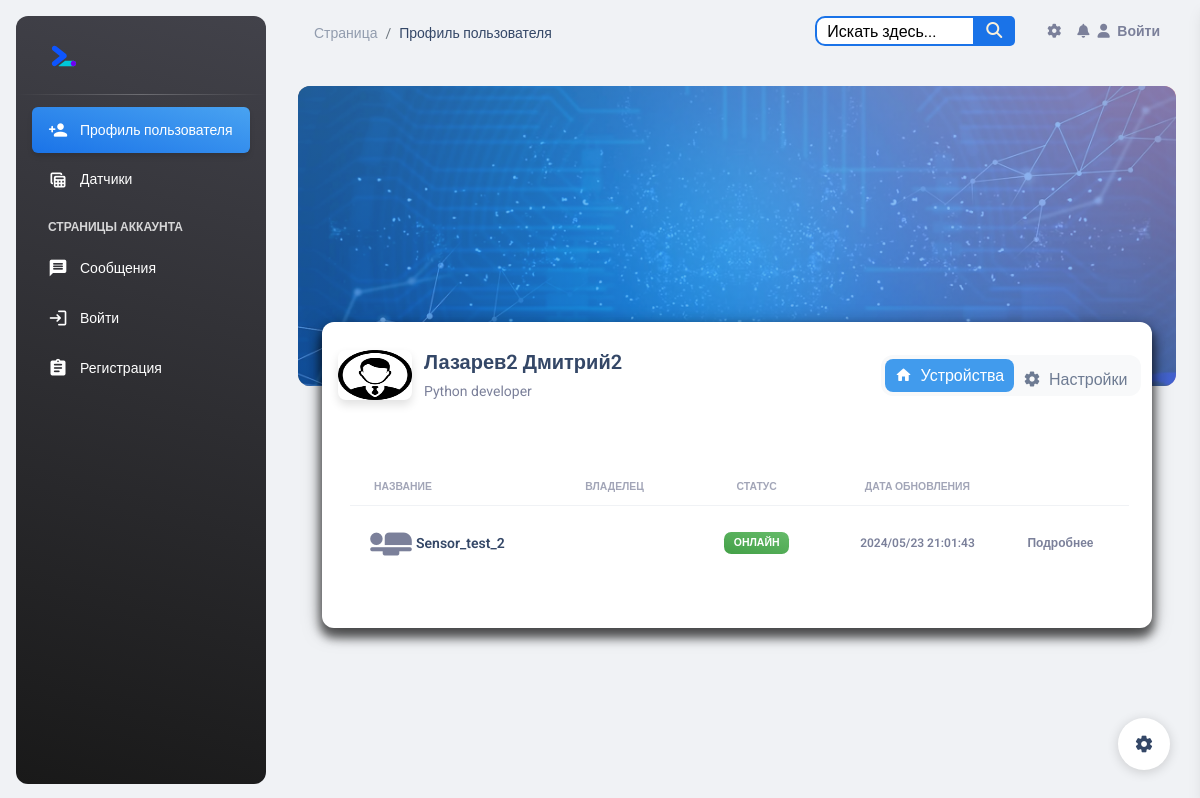
The app's page /profiles/lazarev_test2/ with its own data.
### account/models.py (models this page shows, shortened)
class Profile(models.Model):
    id = models.AutoField(primary_key=True)
    user = models.OneToOneField(User, verbose_name="Пользователь", on_delete=models.CASCADE)
    name = models.CharField(max_length=25, verbose_name="Имя", blank=True)
    surnames = models.CharField(max_length=25, verbose_name="Фамилия", blank=True)
    sensor = models.ManyToManyField(Sensor, verbose_name="Датчик", blank=True)
    work_phone = models.CharField(null=True, verbose_name="Рабочий телефон", blank=True, max_length=20)
    email = models.EmailField(max_length=40, verbose_name="Электронная почта", blank=True)
    photo = models.ImageField(upload_to='users/%Y/%m/%d', blank=True, verbose_name="Фото",
                              default='../static/img/default.png')
    slug = models.SlugField("URL", max_length=50, blank=True)
    last_activity = models.DateTimeField(verbose_name="Последняя активность", default=timezone.now)
    class Meta:
        verbose_name = 'Профиль'
        verbose_name_plural = 'Профиля'

### esp_sensor/models.py (models this page shows, shortened)
class Sensor(models.Model):
    id = models.AutoField(primary_key=True)
    name = models.CharField('Имя датчика', max_length=100, unique=True)
    slug = models.SlugField(max_length=255, unique=True, db_index=True, verbose_name="URL")
    description = models.TextField('Описание', blank=True)
    owner = models.CharField("Владелец", max_length=100, blank=True)
    date_added = models.DateTimeField('Дата добавления', auto_now=True)
    country = models.ManyToManyField(Country, blank=True, verbose_name='Страна')
    city = models.ManyToManyField(City, blank=True, verbose_name='Город')
    inclusions = models.IntegerField("Количество включений", default=0)
    power = models.IntegerField(default=0, blank=True, verbose_name='Мощность %',
                                validators=[MinValueValidator(0), MaxValueValidator(100)])
    watt = models.IntegerField("Потребление мощности Ватт", default=0)
    volt = models.IntegerField("Электрическое напряжение Вольт", default=0)
    work = models.BooleanField('Онлайн', default=True)
    blocked = models.BooleanField('Заблокирован', default=False)
    start = models.BooleanField('Старт', default=False)
    temperature = models.FloatField('Температура', default=0)
    fan_speed = models.IntegerField('Скорость кулера', default=0)
    ip_address = models.CharField('IP Адрес', max_length=15, blank=True)
    mac_address = models.CharField('MAC Адрес', max_length=20, blank=True)
    confirmed = models.BooleanField('Подтвержден администратором', default=False)
    version = models.CharField('Версия прошивки', max_length=15, blank=True)
    processing_time = models.FloatField('Время обработки (мс)', null=True, blank=True)
    def is_blocked(self):
        return self.blocked
    class Meta:
        verbose_name = 'Датчик'
        verbose_name_plural = 'Датчики'

### profiles/views.py (the view)
# urls.py: path('<slug:slug>/', views.ProfileDetailView.as_view(), name='profile_detail'),
class ProfileDetailView(DetailView):
    model = Profile
    template_name = 'profile/profile_detail.html'
    context_object_name = 'profile'
    slug_field = 'slug'

### templates/profile/profile_detail.html (shortened to what this page needs)
{% include 'base.html' %}
{% load static %}
<body class="g-sidenav-show bg-gray-200">
<aside class="sidenav navbar navbar-vertical navbar-expand-xs border-0 border-radius-xl my-3 fixed-start ms-3   bg-gradient-dark"
       id="sidenav-main">
    <div class="sidenav-header">
        <a class="navbar-brand m-0" href="{% url 'sensor_list' %}">
            <img src="{% static 'img/google-webdev.svg' %}" class="navbar-brand-img h-100"
                 alt="main_logo">
        </a>
    </div>
    <hr class="horizontal light mt-0 mb-2">
    <div class="collapse navbar-collapse  w-auto " id="sidenav-collapse-main">
        <ul class="navbar-nav">
            <li class="nav-item">
                <a class="nav-link text-white active bg-gradient-info">
                    <div class="text-white text-center me-2 d-flex align-items-center justify-content-center">
                        <i class="material-icons opacity-10">person_add</i>
                    </div>
                    <span class="nav-link-text ms-1">Профиль пользователя</span>
                </a>
            </li>
            <li class="nav-item">
                <a class="nav-link text-white" href="{% url 'sensor_list' %}">
                    <div class="text-white text-center me-2 d-flex align-items-center justify-content-center">
                        <i class="material-icons opacity-10">table_view</i>
                    </div>
                    <span class="nav-link-text ms-1">Датчики</span>
                </a>
            </li>
            <li class="nav-item mt-3">
                <h6 class="ps-4 ms-2 text-uppercase text-xs text-white font-weight-bolder opacity-8">Страницы
                    аккаунта {{ user.username }}</h6>
            </li>
            <li class="nav-item">
                <a class="nav-link text-white " href="{% url 'chats' %}">
                    <div class="text-white text-center me-2 d-flex align-items-center justify-content-center">
                        <i class="material-icons opacity-10">message</i>
                    </div>
                    <span class="nav-link-text ms-1">Сообщения</span>
                </a>
            </li>
            {% if user.is_authenticated %}
                <li class="nav-item">
                    <a class="nav-link text-white " href='{% url 'logout' %}'>
                        <div class="text-white text-center me-2 d-flex align-items-center justify-content-center">
                            <i class="material-icons opacity-10">login</i>
                        </div>
                        <span class="nav-link-text ms-1">Выйти</span>
                    </a>
                </li>
            {% else %}
                <li class="nav-item">
                    <a class="nav-link text-white " href='{% url 'login' %}'>
                        <div class="text-white text-center me-2 d-flex align-items-center justify-content-center">
                            <i class="material-icons opacity-10">login</i>
                        </div>
                        <span class="nav-link-text ms-1">Войти</span>
                    </a>
                </li>
                <li class="nav-item">
                    <a class="nav-link text-white " href="{% url 'register' %}">
                        <div class="text-white text-center me-2 d-flex align-items-center justify-content-center">
                            <i class="material-icons opacity-10">assignment</i>
                        </div>
                        <span class="nav-link-text ms-1">Регистрация</span>
                    </a>
                </li>
            {% endif %}
        </ul>
    </div>
</aside>
<div class="main-content position-relative max-height-vh-100 h-100">
    <nav class="navbar navbar-main navbar-expand-lg px-0 mx-4 shadow-none border-radius-xl" id="navbarBlur"
         data-scroll="true">
        <div class="container-fluid py-1 px-3">
            <nav aria-label="breadcrumb">
                <ol class="breadcrumb bg-transparent mb-0 pb-0 pt-1 px-0 me-sm-6 me-5">
                    <li class="breadcrumb-item text-sm"><a class="opacity-5 text-dark" href="{% url 'sensor_list' %}">Страница</a>
                    <li class="breadcrumb-item text-sm text-dark active" aria-current="page">Профиль пользователя</li>
                </ol>
            </nav>
            {% include 'include/navbar.html' %}
        </div>
    </nav>
    <div class="container-fluid px-2 px-md-4">
        <div class="page-header min-height-300 border-radius-xl mt-4"
             style="background-image: url({% static 'img/tekhnologichnyi-fon-170.webp' %});">
            <span class="mask  bg-gradient-info  opacity-6"></span>
        </div>
        <div class="card card-body mx-3 mx-md-4 mt-n6">
            <div class="row gx-4 mb-2">
                <div class="col-auto">
                    <div class="avatar avatar-xl position-relative">
                    <img src="{{ profile.photo.url }}" alt="profile_image"
                         class="w-100 border-radius-lg shadow-sm" height="50">
                </div>
                </div>
                <div class="col-auto my-auto">
                    <div class="h-100">
                        <h5 class="mb-1">
                            {{ profile.surnames }} {{ profile.name }}
                        </h5>
                        <p class="mb-0 font-weight-normal text-sm">
                            Python developer
                        </p>
                    </div>
                </div>
                <div class="col-lg-4 col-md-6 my-sm-auto ms-sm-auto me-sm-0 mx-auto mt-3">
                    <div class="nav-wrapper position-relative end-0">
                        <ul class="tabs nav nav-pills nav-fill p-1" role="tablist">
                            <li class="active nav-item">
                                <a class="nav-link mb-0 px-0 py-1" data-bs-toggle="tab" href="javascript:;"
                                   role="tab" aria-selected="true">
                                    <i class="material-icons text-lg position-relative">home</i>
                                    <span class="ms-1">Устройства</span>
                                </a>
                            </li>
                            <li class="nav-item">
                                <a class="nav-link mb-0 px-0 py-1" data-bs-toggle="tab" href="javascript:;" role="tab"
                                   aria-selected="false">
                                    <i class="material-icons text-lg position-relative">settings</i>
                                    <span class="ms-1">Настройки</span>
                                </a>
                            </li>
                        </ul>
                    </div>
                </div>
            </div>
            <div>
                <div>
                    <div class="tabs-panel active" data-index="0">
                        <div class="container-fluid py-4">
                            <div class="row">
                                <div>
                                    <div class="card-body px-0 pb-2">
                                        <div class="table-responsive p-0">
                                            <table class="table align-items-center mb-0">
                                                <thead>
                                                <tr>
                                                    <th class="text-uppercase text-secondary text-xxs font-weight-bolder opacity-7">
                                                        Название
                                                    </th>
                                                    <th class="text-uppercase text-secondary text-xxs font-weight-bolder opacity-7 ps-2">
                                                        Владелец
                                                    </th>
                                                    <th class="text-center text-uppercase text-secondary text-xxs font-weight-bolder opacity-7">
                                                        Статус
                                                    </th>
                                                    <th class="text-center text-uppercase text-secondary text-xxs font-weight-bolder opacity-7">
                                                        Дата обновления
                                                    </th>
                                                    <th class="text-secondary opacity-7"></th>
                                                </tr>
                                                </thead>
                                                <tbody>
                                                {% for sensor in profile.sensor.all %}
                                                    <tr>
                                                        <td>
                                                            <div class="d-flex px-2 py-1">
                                                                <div>
                                                                    <i class="material-icons"
                                                                       style="font-size: 50px;">airline_seat_flat</i>
                                                                </div>
                                                                <div class="d-flex flex-column justify-content-center">
                                                                    <a href="{% url 'sensor_detail' sensor.pk %}"><h6
                                                                            class="mb-0 text-sm">{{ sensor.name }}</h6>
                                                                    </a>
                                                                </div>
                                                            </div>
                                                        </td>
                                                        <td>
                                                        </td>
                                                        <td class="align-middle text-center text-sm">
                                                            {% if sensor.is_blocked %}
                                                                <span class="badge badge-sm bg-gradient-danger">Заблокирован</span>
                                                            {% else %}
                                                                {% if sensor.work %}
                                                                    <span class="badge badge-sm bg-gradient-success">Онлайн</span>
                                                                {% else %}
                                                                    <span class="badge badge-sm bg-gradient-secondary">Оффлайн</span>
                                                                {% endif %}
                                                            {% endif %}
                                                        </td>
                                                        <td class="align-middle text-center">
                                                            <span class="text-secondary text-xs font-weight-bold">{{ sensor.date_added | date:"Y/m/d H:i:s" }}</span>
                                                        </td>
                                                        <td class="align-middle">
                                                            <a href="{% url 'sensor_detail' sensor.pk %}"
                                                               class="text-secondary font-weight-bold text-xs"
                                                               data-toggle="tooltip"
                                                               data-original-title="Edit user">
                                                                Подробнее
                                                            </a>
                                                        </td>
                                                    </tr>
                                                {% endfor %}
                                                </tbody>
                                            </table>
                                        </div>
                                    </div>
                                </div>
                            </div>
                        </div>
                    </div>
                </div>
            </div>
        </div>
    </div>
</div>
{% include 'include/setting.html' %}
</body>

### templates/profile/profile_detail.html (style rules this page uses)
* { padding: 0; margin: 0; box-sizing: border-box; }
ul { list-style: none; }
a { text-decoration: none; color: black; }
.tabs { display: flex; }
.tabs li a { display: block; position: relative; top: 4px; padding: 10px 25px; border-radius: 2px 2px 0 0; opacity: 0.7; transition: all 0.1s ease-in-out; }
.tabs li.active a, .tabs li a:hover { opacity: 1; top: 0; }
.tabs-panel { display: none; }
.tabs-panel.active { display: block; }
.active.nav-item a.nav-link { background-color: #419bed; color: white; }

### records on screen
Profile: photo (placeholder picture), surnames "Лазарев2", name "Дмитрий2"
Sensor: name "Sensor_test_2", blocked "ОНЛАЙН", date_added "2024/05/23 21:01:43"
